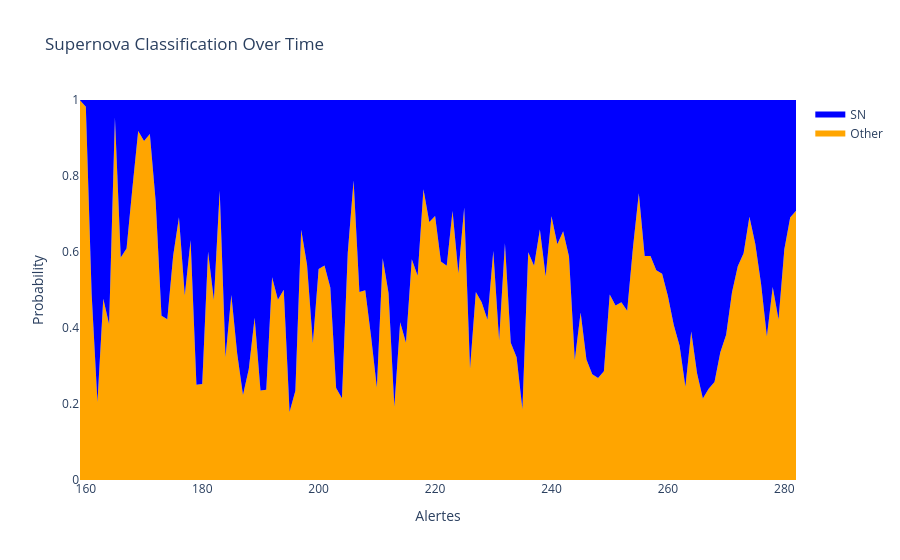

Notebook source saved alongside this figure:
### Code cell
df_result, counts_dict = predict_all(photo_df, object_alerts, model, nb_max=len(object_alerts), types=['Other', 'SN'])

### Figure 1 — Plotly figure (JSON) as saved in the notebook; plotly's stock layout.template omitted (floating-point values rounded to 4 significant figures)
{"data": [{"fill": "tozeroy", "fillcolor": "orange", "hoverinfo": "text", "mode": "none", "name": "Other", "text": ["<br>Other: 99.9599%", "<br>Other: 98.1948%", "<br>Other: 48.9387%", "<br>Other: 20.5543%", "<br>Other: 47.7235%", "<br>Other: 40.962%", "<br>Other: 95.3992%", "<br>Other: 58.5588%", "<br>Other: 60.9361%", "<br>Other: 76.7576%", "<br>Other: 91.8563%", "<br>Other: 89.2415%", "<br>Other: 91.0501%", "<br>Other: 73.3218%", "<br>Other: 43.2564%", "<br>Other: 42.2884%", "<br>Other: 58.9786%", "<br>Other: 69.1573%", "<br>Other: 48.5536%", "<br>Other: 63.098%", "<br>Other: 25.0441%", "<br>Other: 25.2471%", "<br>Other: 60.0638%", "<br>Other: 47.3407%", "<br>Other: 76.1031%", "<br>Other: 32.2803%", "<br>Other: 48.6662%", "<br>Other: 33.2998%", "<br>Other: 22.3615%", "<br>Other: 29.2163%", "<br>Other: 42.6755%", "<br>Other: 23.5444%", "<br>Other: 23.7562%", "<br>Other: 53.3401%", "<br>Other: 47.4403%", "<br>Other: 50.0466%", "<br>Other: 17.8738%", "<br>Other: 23.5036%", "<br>Other: 65.8468%", "<br>Other: 56.6655%", "<br>Other: 36.0054%", "<br>Other: 55.5048%", "<br>Other: 56.4461%", "<br>Other: 50.6398%", "<br>Other: 24.1924%", "<br>Other: 21.4974%", "<br>Other: 59.7588%", "<br>Other: 78.8485%", "<br>Other: 49.4938%", "<br>Other: 49.9073%", "<br>Other: 37.7388%", "<br>Other: 24.2806%", "<br>Other: 58.3744%", "<br>Other: 49.2074%", "<br>Other: 19.2046%", "<br>Other: 41.5406%", "<br>Other: 36.1421%", "<br>Other: 58.1144%", "<br>Other: 53.7363%", "<br>Other: 76.532%", "<br>Other: 67.9053%", "<br>Other: 69.4552%", "<br>Other: 57.4708%", "<br>Other: 56.3516%", "<br>Other: 70.7639%", "<br>Other: 54.3237%", "<br>Other: 71.7396%", "<br>Other: 29.3076%", "<br>Other: 49.4744%", "<br>Other: 46.7849%", "<br>Other: 42.1764%", "<br>Other: 60.2304%", "<br>Other: 36.7395%", "<br>Other: 62.2986%", "<br>Other: 36.1201%", "<br>Other: 32.3009%", "<br>Other: 18.6196%", "<br>Other: 59.9662%", "<br>Other: 56.3732%", "<br>Other: 65.9538%", "<br>Other: 53.5618%", "<br>Other: 69.3952%", "<br>Other: 62.056%", "<br>Other: 65.4494%", "<br>Other: 58.831%", "<br>Other: 31.573%", "<br>Other: 44.0515%", "<br>Other: 31.6809%", "<br>Other: 27.8615%", "<br>Other: 26.8495%", "<br>Other: 28.6169%", "<br>Other: 48.7847%", "<br>Other: 45.8943%", "<br>Other: 46.745%", "<br>Other: 44.5203%", "<br>Other: 61.248%", "<br>Other: 75.4316%", "<br>Other: 58.9795%", "<br>Other: 58.9219%", "<br>Other: 55.1952%", "<br>Other: 54.2594%", "<br>Other: 48.3535%", "<br>Other: 40.7851%", "<br>Other: 35.3264%", "<br>Other: 24.558%", "<br>Other: 39.0511%", "<br>Other: 28.1111%", "<br>Other: 21.4424%", "<br>Other: 24.01%", "<br>Other: 25.813%", "<br>Other: 33.6245%", "<br>Other: 38.2423%", "<br>Other: 49.3534%", "<br>Other: 56.2724%", "<br>Other: 59.6936%", "<br>Other: 69.2896%", "<br>Other: 62.1781%", "<br>Other: 51.5915%", "<br>Other: 37.7439%", "<br>Other: 50.7896%", "<br>Other: 42.2383%", "<br>Other: 60.7131%", "<br>Other: 69.1021%", "<br>Other: 70.8813%"], "type": "scatter", "x": [159, 160, 161, 162, 163, 164, 165, 166, 167, 168, 169, 170, 171, 172, 173, 174, 175, 176, 177, 178, 179, 180, 181, 182, 183, 184, 185, 186, 187, 188, 189, 190, 191, 192, 193, 194, 195, 196, 197, 198, 199, 200, 201, 202, 203, 204, 205, 206, 207, 208, 209, 210, 211, 212, 213, 214, 215, 216, 217, 218, 219, 220, 221, 222, 223, 224, 225, 226, 227, 228, 229, 230, 231, 232, 233, 234, 235, 236, 237, 238, 239, 240, 241, 242, 243, 244, 245, 246, 247, 248, 249, 250, 251, 252, 253, 254, 255, 256, 257, 258, 259, 260, 261, 262, 263, 264, 265, 266, 267, 268, 269, 270, 271, 272, 273, 274, 275, 276, 277, 278, 279, 280, 281, 282], "y": [0.9996, 0.9819, 0.4894, 0.2055, 0.4772, 0.4096, 0.954, 0.5856, 0.6094, 0.7676, 0.9186, 0.8924, 0.9105, 0.7332, 0.4326, 0.4229, 0.5898, 0.6916, 0.4855, 0.631, 0.2504, 0.2525, 0.6006, 0.4734, 0.761, 0.3228, 0.4867, 0.333, 0.2236, 0.2922, 0.4268, 0.2354, 0.2376, 0.5334, 0.4744, 0.5005, 0.1787, 0.235, 0.6585, 0.5667, 0.3601, 0.555, 0.5645, 0.5064, 0.2419, 0.215, 0.5976, 0.7885, 0.4949, 0.4991, 0.3774, 0.2428, 0.5837, 0.4921, 0.192, 0.4154, 0.3614, 0.5811, 0.5374, 0.7653, 0.6791, 0.6946, 0.5747, 0.5635, 0.7076, 0.5432, 0.7174, 0.2931, 0.4947, 0.4678, 0.4218, 0.6023, 0.3674, 0.623, 0.3612, 0.323, 0.1862, 0.5997, 0.5637, 0.6595, 0.5356, 0.694, 0.6206, 0.6545, 0.5883, 0.3157, 0.4405, 0.3168, 0.2786, 0.2685, 0.2862, 0.4878, 0.4589, 0.4675, 0.4452, 0.6125, 0.7543, 0.5898, 0.5892, 0.552, 0.5426, 0.4835, 0.4079, 0.3533, 0.2456, 0.3905, 0.2811, 0.2144, 0.2401, 0.2581, 0.3362, 0.3824, 0.4935, 0.5627, 0.5969, 0.6929, 0.6218, 0.5159, 0.3774, 0.5079, 0.4224, 0.6071, 0.691, 0.7088]}, {"fill": "tonexty", "fillcolor": "blue", "hoverinfo": "text", "mode": "none", "name": "SN", "text": ["Alerte: 159<br>Prediction: Other<br>---<br>ztfr: 9 | ztfg: 0 | ztfi: 0<br>---<br>SN: 0.0401%", "Alerte: 160<br>Prediction: Other<br>---<br>ztfr: 12 | ztfg: 0 | ztfi: 0<br>---<br>SN: 2.0185%", "Alerte: 161<br>Prediction: SN<br>---<br>ztfr: 13 | ztfg: 0 | ztfi: 0<br>---<br>SN: 55.977%", "Alerte: 162<br>Prediction: SN<br>---<br>ztfr: 13 | ztfg: 2 | ztfi: 0<br>---<br>SN: 83.4464%", "Alerte: 163<br>Prediction: SN<br>---<br>ztfr: 14 | ztfg: 2 | ztfi: 0<br>---<br>SN: 58.69%", "Alerte: 164<br>Prediction: SN<br>---<br>ztfr: 14 | ztfg: 2 | ztfi: 0<br>---<br>SN: 65.1611%", "Alerte: 165<br>Prediction: Other<br>---<br>ztfr: 14 | ztfg: 4 | ztfi: 0<br>---<br>SN: 6.2673%", "Alerte: 166<br>Prediction: Other<br>---<br>ztfr: 14 | ztfg: 6 | ztfi: 0<br>---<br>SN: 50.4582%", "Alerte: 167<br>Prediction: Other<br>---<br>ztfr: 14 | ztfg: 7 | ztfi: 0<br>---<br>SN: 47.5391%", "Alerte: 168<br>Prediction: Other<br>---<br>ztfr: 14 | ztfg: 7 | ztfi: 0<br>---<br>SN: 29.9421%", "Alerte: 169<br>Prediction: Other<br>---<br>ztfr: 14 | ztfg: 9 | ztfi: 0<br>---<br>SN: 11.9134%", "Alerte: 170<br>Prediction: Other<br>---<br>ztfr: 14 | ztfg: 11 | ztfi: 0<br>---<br>SN: 15.3988%", "Alerte: 171<br>Prediction: Other<br>---<br>ztfr: 14 | ztfg: 12 | ztfi: 0<br>---<br>SN: 12.3743%", "Alerte: 172<br>Prediction: Other<br>---<br>ztfr: 14 | ztfg: 13 | ztfi: 0<br>---<br>SN: 33.8056%", "Alerte: 173<br>Prediction: SN<br>---<br>ztfr: 15 | ztfg: 16 | ztfi: 0<br>---<br>SN: 59.7494%", "Alerte: 174<br>Prediction: SN<br>---<br>ztfr: 15 | ztfg: 17 | ztfi: 0<br>---<br>SN: 61.1147%", "Alerte: 175<br>Prediction: Other<br>---<br>ztfr: 15 | ztfg: 18 | ztfi: 0<br>---<br>SN: 44.0608%", "Alerte: 176<br>Prediction: Other<br>---<br>ztfr: 15 | ztfg: 19 | ztfi: 0<br>---<br>SN: 32.8238%", "Alerte: 177<br>Prediction: SN<br>---<br>ztfr: 15 | ztfg: 20 | ztfi: 0<br>---<br>SN: 51.7712%", "Alerte: 178<br>Prediction: Other<br>---<br>ztfr: 16 | ztfg: 20 | ztfi: 0<br>---<br>SN: 37.0818%", "Alerte: 179<br>Prediction: SN<br>---<br>ztfr: 16 | ztfg: 21 | ztfi: 0<br>---<br>SN: 76.1648%", "Alerte: 180<br>Prediction: SN<br>---<br>ztfr: 16 | ztfg: 21 | ztfi: 0<br>---<br>SN: 75.9681%", "Alerte: 181<br>Prediction: Other<br>---<br>ztfr: 16 | ztfg: 21 | ztfi: 0<br>---<br>SN: 41.4437%", "Alerte: 182<br>Prediction: SN<br>---<br>ztfr: 16 | ztfg: 21 | ztfi: 0<br>---<br>SN: 54.239%", "Alerte: 183<br>Prediction: Other<br>---<br>ztfr: 16 | ztfg: 21 | ztfi: 0<br>---<br>SN: 25.0233%", "Alerte: 184<br>Prediction: SN<br>---<br>ztfr: 16 | ztfg: 21 | ztfi: 0<br>---<br>SN: 69.119%", "Alerte: 185<br>Prediction: SN<br>---<br>ztfr: 16 | ztfg: 21 | ztfi: 0<br>---<br>SN: 52.9156%", "Alerte: 186<br>Prediction: SN<br>---<br>ztfr: 16 | ztfg: 21 | ztfi: 0<br>---<br>SN: 68.1208%", "Alerte: 187<br>Prediction: SN<br>---<br>ztfr: 16 | ztfg: 21 | ztfi: 0<br>---<br>SN: 78.7596%", "Alerte: 188<br>Prediction: SN<br>---<br>ztfr: 16 | ztfg: 21 | ztfi: 0<br>---<br>SN: 72.1106%", "Alerte: 189<br>Prediction: SN<br>---<br>ztfr: 16 | ztfg: 21 | ztfi: 0<br>---<br>SN: 58.8793%", "Alerte: 190<br>Prediction: SN<br>---<br>ztfr: 16 | ztfg: 21 | ztfi: 0<br>---<br>SN: 77.6165%", "Alerte: 191<br>Prediction: SN<br>---<br>ztfr: 16 | ztfg: 21 | ztfi: 0<br>---<br>SN: 77.4117%", "Alerte: 192<br>Prediction: Other<br>---<br>ztfr: 16 | ztfg: 21 | ztfi: 0<br>---<br>SN: 48.2311%", "Alerte: 193<br>Prediction: SN<br>---<br>ztfr: 16 | ztfg: 21 | ztfi: 0<br>---<br>SN: 54.1396%", "Alerte: 194<br>Prediction: SN<br>---<br>ztfr: 16 | ztfg: 21 | ztfi: 0<br>---<br>SN: 51.5349%", "Alerte: 195<br>Prediction: SN<br>---<br>ztfr: 16 | ztfg: 21 | ztfi: 0<br>---<br>SN: 83.0793%", "Alerte: 196<br>Prediction: SN<br>---<br>ztfr: 16 | ztfg: 21 | ztfi: 0<br>---<br>SN: 77.656%", "Alerte: 197<br>Prediction: Other<br>---<br>ztfr: 16 | ztfg: 21 | ztfi: 0<br>---<br>SN: 35.5602%", "Alerte: 198<br>Prediction: Other<br>---<br>ztfr: 16 | ztfg: 21 | ztfi: 0<br>---<br>SN: 44.8813%", "Alerte: 199<br>Prediction: SN<br>---<br>ztfr: 16 | ztfg: 21 | ztfi: 0<br>---<br>SN: 65.4655%", "Alerte: 200<br>Prediction: Other<br>---<br>ztfr: 16 | ztfg: 21 | ztfi: 0<br>---<br>SN: 46.0521%", "Alerte: 201<br>Prediction: Other<br>---<br>ztfr: 16 | ztfg: 21 | ztfi: 0<br>---<br>SN: 45.1027%", "Alerte: 202<br>Prediction: SN<br>---<br>ztfr: 16 | ztfg: 21 | ztfi: 0<br>---<br>SN: 50.9409%", "Alerte: 203<br>Prediction: SN<br>---<br>ztfr: 16 | ztfg: 21 | ztfi: 0<br>---<br>SN: 76.9897%", "Alerte: 204<br>Prediction: SN<br>---<br>ztfr: 16 | ztfg: 21 | ztfi: 0<br>---<br>SN: 79.5934%", "Alerte: 205<br>Prediction: Other<br>---<br>ztfr: 16 | ztfg: 21 | ztfi: 0<br>---<br>SN: 41.7528%", "Alerte: 206<br>Prediction: Other<br>---<br>ztfr: 16 | ztfg: 21 | ztfi: 0<br>---<br>SN: 22.1808%", "Alerte: 207<br>Prediction: SN<br>---<br>ztfr: 16 | ztfg: 21 | ztfi: 0<br>---<br>SN: 52.0882%", "Alerte: 208<br>Prediction: SN<br>---<br>ztfr: 16 | ztfg: 21 | ztfi: 0<br>---<br>SN: 51.6744%", "Alerte: 209<br>Prediction: SN<br>---<br>ztfr: 16 | ztfg: 21 | ztfi: 0<br>---<br>SN: 63.7594%", "Alerte: 210<br>Prediction: SN<br>---<br>ztfr: 16 | ztfg: 21 | ztfi: 0<br>---<br>SN: 76.9043%", "Alerte: 211<br>Prediction: Other<br>---<br>ztfr: 16 | ztfg: 21 | ztfi: 0<br>---<br>SN: 43.1544%", "Alerte: 212<br>Prediction: SN<br>---<br>ztfr: 16 | ztfg: 21 | ztfi: 0<br>---<br>SN: 52.3746%", "Alerte: 213<br>Prediction: SN<br>---<br>ztfr: 16 | ztfg: 21 | ztfi: 0<br>---<br>SN: 81.8011%", "Alerte: 214<br>Prediction: SN<br>---<br>ztfr: 16 | ztfg: 21 | ztfi: 0<br>---<br>SN: 60.004%", "Alerte: 215<br>Prediction: SN<br>---<br>ztfr: 16 | ztfg: 21 | ztfi: 0<br>---<br>SN: 65.3311%", "Alerte: 216<br>Prediction: Other<br>---<br>ztfr: 16 | ztfg: 21 | ztfi: 0<br>---<br>SN: 43.4174%", "Alerte: 217<br>Prediction: Other<br>---<br>ztfr: 16 | ztfg: 21 | ztfi: 0<br>---<br>SN: 47.8328%", "Alerte: 218<br>Prediction: Other<br>---<br>ztfr: 16 | ztfg: 21 | ztfi: 0<br>---<br>SN: 24.5799%", "Alerte: 219<br>Prediction: Other<br>---<br>ztfr: 16 | ztfg: 21 | ztfi: 0<br>---<br>SN: 33.456%", "Alerte: 220<br>Prediction: Other<br>---<br>ztfr: 16 | ztfg: 21 | ztfi: 0<br>---<br>SN: 31.868%", "Alerte: 221<br>Prediction: Other<br>---<br>ztfr: 16 | ztfg: 21 | ztfi: 0<br>---<br>SN: 44.068%", "Alerte: 222<br>Prediction: Other<br>---<br>ztfr: 16 | ztfg: 21 | ztfi: 0<br>---<br>SN: 45.1981%", "Alerte: 223<br>Prediction: Other<br>---<br>ztfr: 16 | ztfg: 21 | ztfi: 0<br>---<br>SN: 30.5249%", "Alerte: 224<br>Prediction: Other<br>---<br>ztfr: 16 | ztfg: 21 | ztfi: 0<br>---<br>SN: 47.2417%", "Alerte: 225<br>Prediction: Other<br>---<br>ztfr: 16 | ztfg: 21 | ztfi: 0<br>---<br>SN: 29.5222%", "Alerte: 226<br>Prediction: SN<br>---<br>ztfr: 16 | ztfg: 21 | ztfi: 0<br>---<br>SN: 72.0216%", "Alerte: 227<br>Prediction: SN<br>---<br>ztfr: 16 | ztfg: 21 | ztfi: 0<br>---<br>SN: 52.1075%", "Alerte: 228<br>Prediction: SN<br>---<br>ztfr: 16 | ztfg: 21 | ztfi: 0<br>---<br>SN: 54.7933%", "Alerte: 229<br>Prediction: SN<br>---<br>ztfr: 16 | ztfg: 21 | ztfi: 0<br>---<br>SN: 59.3741%", "Alerte: 230<br>Prediction: Other<br>---<br>ztfr: 16 | ztfg: 21 | ztfi: 0<br>---<br>SN: 41.2748%", "Alerte: 231<br>Prediction: SN<br>---<br>ztfr: 16 | ztfg: 21 | ztfi: 0<br>---<br>SN: 64.7434%", "Alerte: 232<br>Prediction: Other<br>---<br>ztfr: 16 | ztfg: 21 | ztfi: 0<br>---<br>SN: 39.175%", "Alerte: 233<br>Prediction: SN<br>---<br>ztfr: 16 | ztfg: 21 | ztfi: 0<br>---<br>SN: 65.3527%", "Alerte: 234<br>Prediction: SN<br>---<br>ztfr: 16 | ztfg: 21 | ztfi: 0<br>---<br>SN: 69.0988%", "Alerte: 235<br>Prediction: SN<br>---<br>ztfr: 16 | ztfg: 21 | ztfi: 0<br>---<br>SN: 82.3632%", "Alerte: 236<br>Prediction: Other<br>---<br>ztfr: 16 | ztfg: 21 | ztfi: 0<br>---<br>SN: 41.5426%", "Alerte: 237<br>Prediction: Other<br>---<br>ztfr: 16 | ztfg: 21 | ztfi: 0<br>---<br>SN: 45.1763%", "Alerte: 238<br>Prediction: Other<br>---<br>ztfr: 16 | ztfg: 21 | ztfi: 0<br>---<br>SN: 35.451%", "Alerte: 239<br>Prediction: Other<br>---<br>ztfr: 16 | ztfg: 21 | ztfi: 0<br>---<br>SN: 48.0082%", "Alerte: 240<br>Prediction: Other<br>---<br>ztfr: 16 | ztfg: 21 | ztfi: 0<br>---<br>SN: 31.9296%", "Alerte: 241<br>Prediction: Other<br>---<br>ztfr: 16 | ztfg: 21 | ztfi: 0<br>---<br>SN: 39.4216%", "Alerte: 242<br>Prediction: Other<br>---<br>ztfr: 16 | ztfg: 21 | ztfi: 0<br>---<br>SN: 35.9659%", "Alerte: 243<br>Prediction: Other<br>---<br>ztfr: 16 | ztfg: 21 | ztfi: 0<br>---<br>SN: 42.6924%", "Alerte: 244<br>Prediction: SN<br>---<br>ztfr: 16 | ztfg: 21 | ztfi: 0<br>---<br>SN: 69.8106%", "Alerte: 245<br>Prediction: SN<br>---<br>ztfr: 16 | ztfg: 21 | ztfi: 0<br>---<br>SN: 57.5136%", "Alerte: 246<br>Prediction: SN<br>---<br>ztfr: 16 | ztfg: 21 | ztfi: 0<br>---<br>SN: 69.7051%", "Alerte: 247<br>Prediction: SN<br>---<br>ztfr: 16 | ztfg: 21 | ztfi: 0<br>---<br>SN: 73.4295%", "Alerte: 248<br>Prediction: SN<br>---<br>ztfr: 16 | ztfg: 21 | ztfi: 0<br>---<br>SN: 74.4133%", "Alerte: 249<br>Prediction: SN<br>---<br>ztfr: 16 | ztfg: 21 | ztfi: 0<br>---<br>SN: 72.6945%", "Alerte: 250<br>Prediction: SN<br>---<br>ztfr: 16 | ztfg: 21 | ztfi: 0<br>---<br>SN: 52.7972%", "Alerte: 251<br>Prediction: SN<br>---<br>ztfr: 16 | ztfg: 21 | ztfi: 0<br>---<br>SN: 55.6806%", "Alerte: 252<br>Prediction: SN<br>---<br>ztfr: 16 | ztfg: 21 | ztfi: 0<br>---<br>SN: 54.8331%", "Alerte: 253<br>Prediction: SN<br>---<br>ztfr: 16 | ztfg: 21 | ztfi: 0<br>---<br>SN: 57.0476%", "Alerte: 254<br>Prediction: Other<br>---<br>ztfr: 16 | ztfg: 21 | ztfi: 0<br>---<br>SN: 40.2423%", "Alerte: 255<br>Prediction: Other<br>---<br>ztfr: 16 | ztfg: 21 | ztfi: 0<br>---<br>SN: 25.7172%", "Alerte: 256<br>Prediction: Other<br>---<br>ztfr: 16 | ztfg: 21 | ztfi: 0<br>---<br>SN: 42.5421%", "Alerte: 257<br>Prediction: Other<br>---<br>ztfr: 16 | ztfg: 21 | ztfi: 0<br>---<br>SN: 42.6004%", "Alerte: 258<br>Prediction: Other<br>---<br>ztfr: 16 | ztfg: 21 | ztfi: 0<br>---<br>SN: 46.3641%", "Alerte: 259<br>Prediction: Other<br>---<br>ztfr: 16 | ztfg: 21 | ztfi: 0<br>---<br>SN: 47.3065%", "Alerte: 260<br>Prediction: SN<br>---<br>ztfr: 16 | ztfg: 21 | ztfi: 0<br>---<br>SN: 53.228%", "Alerte: 261<br>Prediction: SN<br>---<br>ztfr: 16 | ztfg: 21 | ztfi: 0<br>---<br>SN: 60.7516%", "Alerte: 262<br>Prediction: SN<br>---<br>ztfr: 16 | ztfg: 21 | ztfi: 0<br>---<br>SN: 66.1327%", "Alerte: 263<br>Prediction: SN<br>---<br>ztfr: 16 | ztfg: 21 | ztfi: 0<br>---<br>SN: 76.6357%", "Alerte: 264<br>Prediction: SN<br>---<br>ztfr: 16 | ztfg: 21 | ztfi: 0<br>---<br>SN: 62.4652%", "Alerte: 265<br>Prediction: SN<br>---<br>ztfr: 16 | ztfg: 21 | ztfi: 0<br>---<br>SN: 73.1868%", "Alerte: 266<br>Prediction: SN<br>---<br>ztfr: 16 | ztfg: 21 | ztfi: 0<br>---<br>SN: 79.6464%", "Alerte: 267<br>Prediction: SN<br>---<br>ztfr: 16 | ztfg: 21 | ztfi: 0<br>---<br>SN: 77.1662%", "Alerte: 268<br>Prediction: SN<br>---<br>ztfr: 16 | ztfg: 21 | ztfi: 0<br>---<br>SN: 75.4194%", "Alerte: 269<br>Prediction: SN<br>---<br>ztfr: 16 | ztfg: 21 | ztfi: 0<br>---<br>SN: 67.8027%", "Alerte: 270<br>Prediction: SN<br>---<br>ztfr: 16 | ztfg: 21 | ztfi: 0<br>---<br>SN: 63.263%", "Alerte: 271<br>Prediction: SN<br>---<br>ztfr: 16 | ztfg: 21 | ztfi: 0<br>---<br>SN: 52.2286%", "Alerte: 272<br>Prediction: Other<br>---<br>ztfr: 16 | ztfg: 21 | ztfi: 0<br>---<br>SN: 45.278%", "Alerte: 273<br>Prediction: Other<br>---<br>ztfr: 16 | ztfg: 21 | ztfi: 0<br>---<br>SN: 41.8188%", "Alerte: 274<br>Prediction: Other<br>---<br>ztfr: 16 | ztfg: 21 | ztfi: 0<br>---<br>SN: 32.0378%", "Alerte: 275<br>Prediction: Other<br>---<br>ztfr: 16 | ztfg: 21 | ztfi: 0<br>---<br>SN: 39.2975%", "Alerte: 276<br>Prediction: Other<br>---<br>ztfr: 16 | ztfg: 21 | ztfi: 0<br>---<br>SN: 49.9869%", "Alerte: 277<br>Prediction: SN<br>---<br>ztfr: 16 | ztfg: 21 | ztfi: 0<br>---<br>SN: 63.7543%", "Alerte: 278<br>Prediction: SN<br>---<br>ztfr: 16 | ztfg: 21 | ztfi: 0<br>---<br>SN: 50.7908%", "Alerte: 279<br>Prediction: SN<br>---<br>ztfr: 16 | ztfg: 21 | ztfi: 0<br>---<br>SN: 59.3127%", "Alerte: 280<br>Prediction: Other<br>---<br>ztfr: 16 | ztfg: 21 | ztfi: 0<br>---<br>SN: 40.7851%", "Alerte: 281<br>Prediction: Other<br>---<br>ztfr: 16 | ztfg: 21 | ztfi: 0<br>---<br>SN: 32.2301%", "Alerte: 282<br>Prediction: Other<br>---<br>ztfr: 16 | ztfg: 21 | ztfi: 0<br>---<br>SN: 30.4042%"], "type": "scatter", "x": [159, 160, 161, 162, 163, 164, 165, 166, 167, 168, 169, 170, 171, 172, 173, 174, 175, 176, 177, 178, 179, 180, 181, 182, 183, 184, 185, 186, 187, 188, 189, 190, 191, 192, 193, 194, 195, 196, 197, 198, 199, 200, 201, 202, 203, 204, 205, 206, 207, 208, 209, 210, 211, 212, 213, 214, 215, 216, 217, 218, 219, 220, 221, 222, 223, 224, 225, 226, 227, 228, 229, 230, 231, 232, 233, 234, 235, 236, 237, 238, 239, 240, 241, 242, 243, 244, 245, 246, 247, 248, 249, 250, 251, 252, 253, 254, 255, 256, 257, 258, 259, 260, 261, 262, 263, 264, 265, 266, 267, 268, 269, 270, 271, 272, 273, 274, 275, 276, 277, 278, 279, 280, 281, 282], "y": [1.0, 1.002, 1.049, 1.04, 1.064, 1.061, 1.017, 1.09, 1.085, 1.067, 1.038, 1.046, 1.034, 1.071, 1.03, 1.034, 1.03, 1.02, 1.003, 1.002, 1.012, 1.012, 1.015, 1.016, 1.011, 1.014, 1.016, 1.014, 1.011, 1.013, 1.016, 1.012, 1.012, 1.016, 1.016, 1.016, 1.01, 1.012, 1.014, 1.015, 1.015, 1.016, 1.015, 1.016, 1.012, 1.011, 1.015, 1.01, 1.016, 1.016, 1.015, 1.012, 1.015, 1.016, 1.01, 1.015, 1.015, 1.015, 1.016, 1.011, 1.014, 1.013, 1.015, 1.015, 1.013, 1.016, 1.013, 1.013, 1.016, 1.016, 1.016, 1.015, 1.015, 1.015, 1.015, 1.014, 1.01, 1.015, 1.015, 1.014, 1.016, 1.013, 1.015, 1.014, 1.015, 1.014, 1.016, 1.014, 1.013, 1.013, 1.013, 1.016, 1.016, 1.016, 1.016, 1.015, 1.011, 1.015, 1.015, 1.016, 1.016, 1.016, 1.015, 1.015, 1.012, 1.015, 1.013, 1.011, 1.012, 1.012, 1.014, 1.015, 1.016, 1.016, 1.015, 1.013, 1.015, 1.016, 1.015, 1.016, 1.016, 1.015, 1.013, 1.013]}], "layout": {"hovermode": "x unified", "title": {"text": "Supernova Classification Over Time"}, "xaxis": {"title": {"text": "Alertes"}}, "yaxis": {"range": [0, 1], "title": {"text": "Probability"}}}}
